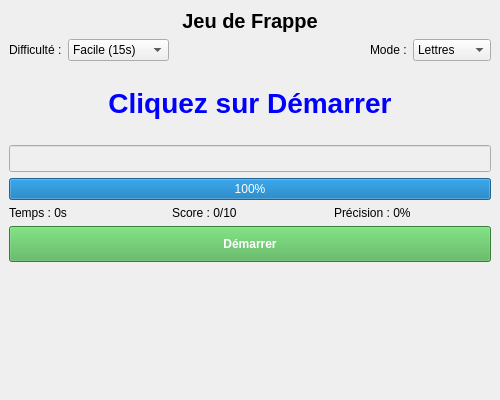
<?xml version="1.0" encoding="UTF-8"?>
<ui version="4.0">
 <class>Jeudefrappe</class>
 <widget class="QMainWindow" name="Jeudefrappe">
  <property name="geometry">
   <rect>
    <x>0</x>
    <y>0</y>
    <width>500</width>
    <height>400</height>
   </rect>
  </property>
  <property name="windowTitle">
   <string>Jeu de Frappe</string>
  </property>
  <widget class="QWidget" name="centralwidget">
   <layout class="QVBoxLayout" name="verticalLayout">
    <item>
     <widget class="QLabel" name="titre">
      <property name="layoutDirection">
       <enum>Qt::LayoutDirection::LeftToRight</enum>
      </property>
      <property name="styleSheet">
       <string>font-size: 20px; font-weight: bold;</string>
      </property>
      <property name="text">
       <string>Jeu de Frappe</string>
      </property>
      <property name="alignment">
       <set>Qt::AlignmentFlag::AlignCenter</set>
      </property>
     </widget>
    </item>
    <item>
     <layout class="QHBoxLayout" name="horizontalLayout">
      <item>
       <widget class="QLabel" name="label">
        <property name="text">
         <string>Difficulté :</string>
        </property>
       </widget>
      </item>
      <item>
       <widget class="QComboBox" name="dificulite">
        <item>
         <property name="text">
          <string>Facile (15s)</string>
         </property>
        </item>
        <item>
         <property name="text">
          <string>Normal (10s)</string>
         </property>
        </item>
        <item>
         <property name="text">
          <string>Difficile (5s)</string>
         </property>
        </item>
       </widget>
      </item>
      <item>
       <spacer name="horizontalSpacer">
        <property name="orientation">
         <enum>Qt::Orientation::Horizontal</enum>
        </property>
        <property name="sizeHint" stdset="0">
         <size>
          <width>40</width>
          <height>20</height>
         </size>
        </property>
       </spacer>
      </item>
      <item>
       <widget class="QLabel" name="label_2">
        <property name="text">
         <string>Mode :</string>
        </property>
       </widget>
      </item>
      <item>
       <widget class="QComboBox" name="mode">
        <item>
         <property name="text">
          <string>Lettres</string>
         </property>
        </item>
        <item>
         <property name="text">
          <string>Chiffres</string>
         </property>
        </item>
        <item>
         <property name="text">
          <string>Mélange</string>
         </property>
        </item>
       </widget>
      </item>
     </layout>
    </item>
    <item>
     <widget class="QLabel" name="mot">
      <property name="styleSheet">
       <string>font-size: 28px; font-weight: bold; color: blue; padding: 20px;</string>
      </property>
      <property name="text">
       <string>Cliquez sur Démarrer</string>
      </property>
      <property name="alignment">
       <set>Qt::AlignmentFlag::AlignCenter</set>
      </property>
     </widget>
    </item>
    <item>
     <widget class="QLineEdit" name="entre">
      <property name="enabled">
       <bool>false</bool>
      </property>
      <property name="autoFillBackground">
       <bool>false</bool>
      </property>
      <property name="styleSheet">
       <string>font-size: 16px;</string>
      </property>
     </widget>
    </item>
    <item>
     <widget class="QProgressBar" name="progressBar">
      <property name="value">
       <number>100</number>
      </property>
     </widget>
    </item>
    <item>
     <layout class="QHBoxLayout" name="horizontalLayout_2">
      <item>
       <widget class="QLabel" name="temps">
        <property name="text">
         <string>Temps : 0s</string>
        </property>
       </widget>
      </item>
      <item>
       <widget class="QLabel" name="score">
        <property name="text">
         <string>Score : 0/10</string>
        </property>
       </widget>
      </item>
      <item>
       <widget class="QLabel" name="moyenne">
        <property name="text">
         <string>Précision : 0%</string>
        </property>
       </widget>
      </item>
     </layout>
    </item>
    <item>
     <widget class="QPushButton" name="demarrer">
      <property name="styleSheet">
       <string>background-color: #4CAF50; color: white; padding: 10px; font-weight: bold;</string>
      </property>
      <property name="text">
       <string>Démarrer</string>
      </property>
     </widget>
    </item>
    <item>
     <spacer name="verticalSpacer">
      <property name="orientation">
       <enum>Qt::Orientation::Vertical</enum>
      </property>
      <property name="sizeHint" stdset="0">
       <size>
        <width>20</width>
        <height>40</height>
       </size>
      </property>
     </spacer>
    </item>
   </layout>
  </widget>
 </widget>
 <resources/>
 <connections/>
</ui>
